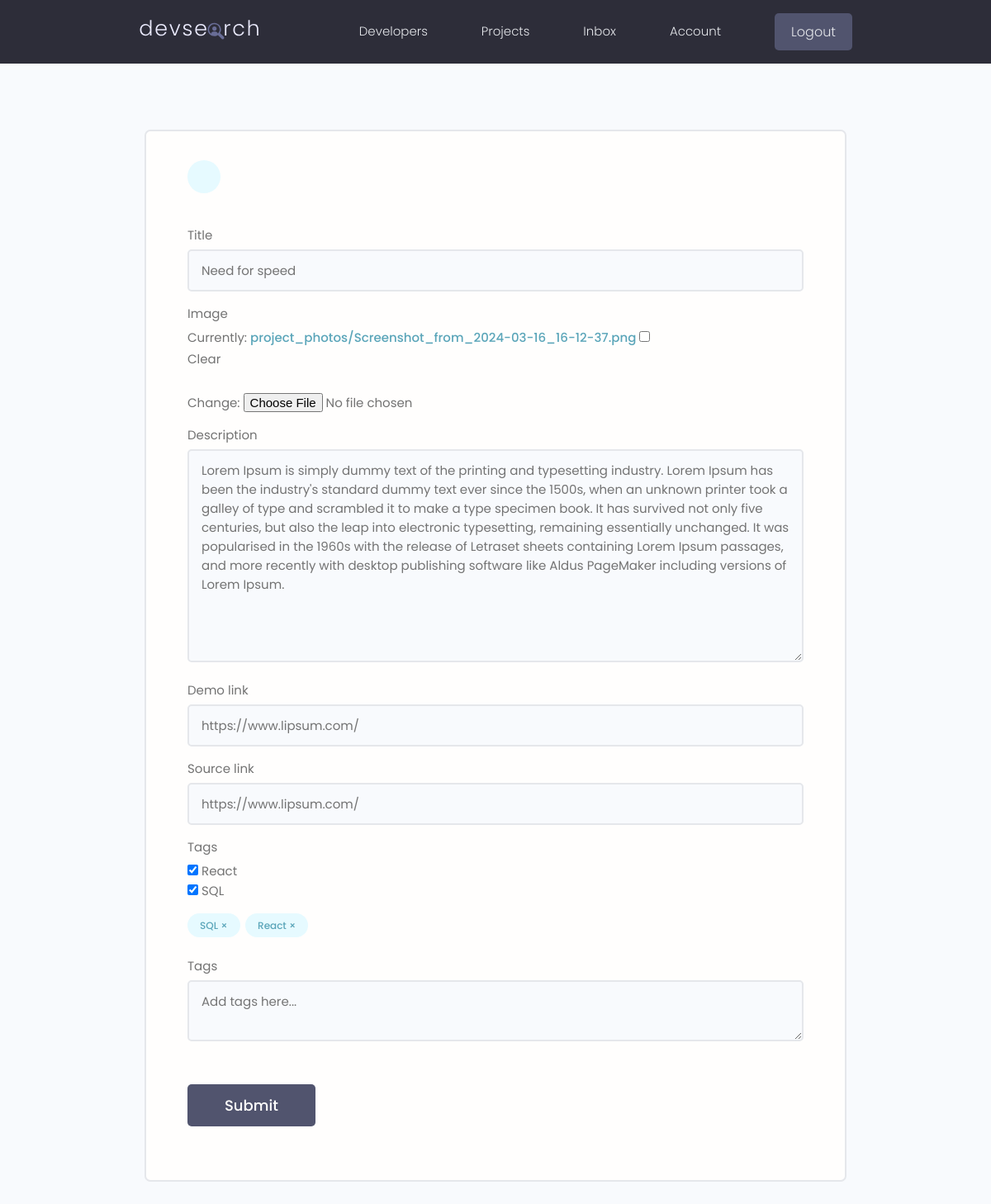
The page /projects/update-project/424850b8b0524f1181739796f1b7be75 (signed in) on the database its author committed.
### projects/models.py (models this page shows, shortened)
class Project(models.Model):
    owner = models.ForeignKey(CustomUser, on_delete=models.CASCADE, null=True, blank=True)
    title = models.CharField(max_length=200)
    description = models.TextField(blank=True, null=True)
    demo_link = models.URLField(max_length=2000, null=True, blank=True)
    source_link = models.URLField(max_length=2000, null=True, blank=True)
    tags = models.ManyToManyField('Tag')
    vote_total = models.IntegerField(default=0, null=True, blank=True)
    vote_ratio = models.IntegerField(default=0, null=True, blank=True)
    image = models.ImageField(upload_to= 'project_photos', default='default.png', blank=True, null=True)
    created = models.DateTimeField(auto_now_add=True)
    id = models.UUIDField(default=uuid.uuid4, editable=False, unique=True, primary_key=True)
    objects = Manager()
    search = ProjectFilter()
    class Meta:
        ordering = ["-created"]

class Tag(models.Model):
    name = models.CharField(max_length=200)
    created = models.DateTimeField(auto_now_add=True)
    id = models.UUIDField(default=uuid.uuid4, unique=True, editable=False, primary_key=True)
    def __str__(self):
        return str(self.name)

### projects/views.py (the view)
# urls.py: path("update-project/<str:pk>", views.ProjectUpdateView.as_view(), name="project_update"),
class ProjectUpdateView(LoginRequiredMixin, UpdateView):
    model = Project
    form_class = ProjectForm
    success_url = reverse_lazy("users:account")

### projects/forms.py
class ProjectForm(ModelForm):
    class Meta:
        model = Project
        fields = [
            'title', 'image', 'description',
            'demo_link', 'source_link', 'tags',
            ]
        widgets = {
            'tags': forms.CheckboxSelectMultiple(),
        }
    def __init__(self, *args, **kwargs):
        super().__init__(*args, **kwargs)
        for field in self.fields.values():
            field.widget.attrs.update({'class': 'input'})

### Django-2021-master/projects/templates/projects/project_form.html (shortened to what this page needs)
{% extends 'main.html' %}
{% block content %}
<main class="formPage my-xl">
    <div class="content-box">
        <div class="formWrapper">
            <a class="backButton" href="{% url 'account' %}"></a>
            <br>
            <form class="form" method="POST" enctype="multipart/form-data">
                {% for field in form %}
                <div class="form__field">
                    <label for="formInput#text">{{field.label}}</label>
                    {{field}}
                </div>
                {% endfor %}
                <div class="form__field">
                    {% for tag in project.tags.all %}
                    <div class="project-tag tag tag--pill tag--main" data-tag="{{tag.id}}"
                        data-project="{{project.id}}">{{tag.name}} &#215;</div>
                    {% endfor %}
                </div>
                <div class="form__field">
                    <label for="formInput#text">Tags</label>
                    <textarea class="input" name="newtags" placeholder="Add tags here..."></textarea>
                </div>
                <input class="btn btn--sub btn--lg  my-md" type="submit" value="Submit" />
            </form>
        </div>
    </div>
</main>
{% endblock %}

### static/styles/app.css (style rules this page uses)
:root { --color-sub: #2d2d39; }
.btn--sub { background-color: var(--color-sub-light); }
.content-box { width: 95%; max-width: 85rem; margin: 0 auto; }
.backButton { background: var(--color-main-light); color: var(--color-main); width: 4rem; height: 4rem; display: flex; align-items: center; justify-content: center; border-radius: 50%; }
.formPage .formWrapper { list-style: none; background: var(--color-white); padding: 3.5rem 5rem; border: 2px solid var(--color-light); border-radius: 0.7rem; }

### static/uikit/styles/modules/_variables.css (style rules this page uses)
:root { --color-main: #5aa5b9; --color-main-light: #e6faff; --color-sub: #3f4156; --color-sub-light: #51546e; --color-sub-lighter: #ededfd; --color-text: #737373; --color-gray: #8b8b8b; --color-light: #e5e7eb; --color-light-gray: #767676; --color-bg: #f8fafd; --color-white: #fffefd; --color-white-light: #f3f3f3; --color-success: #359e64; --color-success-bg: #def8e8; --color-error: #fc4b0b; --color-error-bg: #fff2ee; --font-base: 'Poppins', arial, helvetica, 'Segoe UI', roboto, ubuntu, sans-serif; --font-monospace: 'Fira Code', 'Courier New', courier, monospace; --font-regular: 300; --font-medium: 500; --font-bold: 700; --generic-shadow: 1px 1px 5px #00000010; --generic-transition: all 0.3s ease-in-out; }

### static/uikit/styles/modules/_base.css (style rules this page uses)
* { margin: 0; padding: 0; box-sizing: border-box; text-rendering: optimizeLegibility; color: inherit; font-size: inherit; }
html { font-size: 50%; }
@media only screen and (min-width: 480px) { html { font-size: 56.25%; } }
@media only screen and (min-width: 1200px) { html { font-size: 62.5%; } }
body { line-height: 1.6; font-weight: 400; font-size: 1.5rem; color: var(--color-text); background-color: var(--color-bg); min-height: 100vh; }

### static/uikit/styles/modules/_typography.css (style rules this page uses)
* { font-family: var(--font-base); }
a { padding-bottom: 2px; text-decoration: none; display: inline-block; color: var(--color-main); font-weight: var(--font-medium); }

### static/uikit/styles/modules/_utilities.css (style rules this page uses)
.my-md { margin: 3rem auto; }
.my-xl { margin: 8rem auto; }

### static/uikit/styles/modules/_button.css (style rules this page uses)
.btn { display: inline-block; position: relative; cursor: pointer; background-color: var(--color-light); font-weight: var(--font-medium); color: var(--color-sub); text-decoration: none; padding: 1rem 2rem; border-radius: 0.5rem; border: none; width: -webkit-fit-content; width: -moz-fit-content; width: fit-content; height: -webkit-fit-content; height: -moz-fit-content; height: fit-content; font-size: 1.6rem; outline-width: 0; outline-color: transparent; -webkit-backface-visibility: hidden; backface-visibility: hidden; transition: all 0.3s ease-in-out; }
.btn--sub { background-color: var(--color-sub); color: var(--color-white); }
.btn--lg { font-size: 1.8rem; padding: 1.2rem 4.5rem; }

### static/uikit/styles/modules/_form.css (style rules this page uses)
.form { display: block; }
.form__field { margin-top: 1.5rem; margin-bottom: 1.5rem; }
.form__label, .form__field > label { display: block; margin-bottom: 0.5rem; color: var(--color-text); }
input.input[type='text'], input.input[type='email'], input.input[type='password'], input.input[type='number'], input.input[type='url'], select.input, textarea.input { min-width: 24rem; width: 100%; padding: 1.2rem 1.5rem; border-radius: 0.5rem; border: 2px solid var(--color-light); transition: all 0.3s ease-in-out; background-color: var(--color-bg); }

### static/uikit/styles/modules/_tag.css (style rules this page uses)
.tag { display: inline-flex; align-items: center; background-color: var(--color-sub); height: -webkit-fit-content; height: -moz-fit-content; height: fit-content; width: -webkit-fit-content; width: -moz-fit-content; width: fit-content; border-radius: 0.5rem; padding: 0.5rem 1.5rem; font-size: 1.2rem; cursor: pointer; }
.tag:not(:last-child) { margin-right: 0.25rem; margin-bottom: 0.75rem; }
.tag--pill { border-radius: 5rem; }
.tag--main, .tag--main > small { background: var(--color-main-light); color: var(--color-main); font-weight: 500; }

### rows shown on the page
Project: form "Need for speed" "Lorem Ipsum is simply dummy text of the printing and typesetting industry. Lorem Ipsum has been the industry's standard dummy text ever since the 1500s, when an unknown printer took a galley of type and scrambled it to make a type specimen book. It has survived not only five centuries, but also the leap into electronic typesetting, remaining essentially unchanged. It was popularised in the 1960s with the release of Letraset sheets containing Lorem Ipsum passages, and more recently with desktop publishing software like Aldus PageMaker including versions of Lorem Ipsum." "https://www.lipsum.com/" "https://www.lipsum.com/"
Tag: name "SQL"
Tag: name "React"

### other values the page prints
{{ field.label }} "Title" "Image" "Description" "Demo link" "Source link" "Tags"
